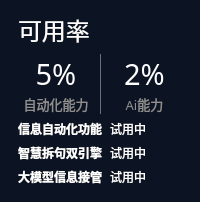
                      <widget class="QFrame" name="instrument_frame">
                       <property name="minimumSize">
                        <size>
                         <width>0</width>
                         <height>0</height>
                        </size>
                       </property>
                       <property name="styleSheet">
                        <string notr="true">QFrame{
	background-color: rgb(12, 20, 36);
border:0px solid red;
	color: rgb(255, 254, 255);
border-radius:14px
}</string>
                       </property>
                       <property name="frameShape">
                        <enum>QFrame::StyledPanel</enum>
                       </property>
                       <property name="frameShadow">
                        <enum>QFrame::Raised</enum>
                       </property>
                       <layout class="QVBoxLayout" name="verticalLayout_33">
                        <property name="spacing">
                         <number>6</number>
                        </property>
                        <property name="leftMargin">
                         <number>18</number>
                        </property>
                        <property name="topMargin">
                         <number>12</number>
                        </property>
                        <property name="rightMargin">
                         <number>18</number>
                        </property>
                        <property name="bottomMargin">
                         <number>16</number>
                        </property>
                        <item>
                         <widget class="QLabel" name="label_63">
                          <property name="font">
                           <font>
                            <family>微软雅黑</family>
                            <pointsize>18</pointsize>
                            <weight>50</weight>
                            <bold>false</bold>
                           </font>
                          </property>
                          <property name="text">
                           <string>可用率</string>
                          </property>
                         </widget>
                        </item>
                        <item>
                         <layout class="QHBoxLayout" name="horizontalLayout_44">
                          <property name="spacing">
                           <number>6</number>
                          </property>
                          <item>
                           <layout class="QVBoxLayout" name="verticalLayout_34">
                            <property name="spacing">
                             <number>0</number>
                            </property>
                            <item>
                             <widget class="QLabel" name="label_64">
                              <property name="font">
                               <font>
                                <family>微软雅黑</family>
                                <pointsize>22</pointsize>
                                <weight>50</weight>
                                <bold>false</bold>
                               </font>
                              </property>
                              <property name="text">
                               <string>5%</string>
                              </property>
                              <property name="alignment">
                               <set>Qt::AlignCenter</set>
                              </property>
                             </widget>
                            </item>
                            <item>
                             <widget class="QLabel" name="label_65">
                              <property name="font">
                               <font>
                                <family>黑体</family>
                                <pointsize>10</pointsize>
                                <weight>50</weight>
                                <bold>false</bold>
                               </font>
                              </property>
                              <property name="styleSheet">
                               <string notr="true">color: rgb(143, 143, 143);</string>
                              </property>
                              <property name="text">
                               <string>自动化能力</string>
                              </property>
                              <property name="alignment">
                               <set>Qt::AlignCenter</set>
                              </property>
                             </widget>
                            </item>
                           </layout>
                          </item>
                          <item>
                           <widget class="Line" name="line_5">
                            <property name="maximumSize">
                             <size>
                              <width>1</width>
                              <height>16777215</height>
                             </size>
                            </property>
                            <property name="styleSheet">
                             <string notr="true">background-color: rgba(255, 255, 255,100);</string>
                            </property>
                            <property name="orientation">
                             <enum>Qt::Vertical</enum>
                            </property>
                           </widget>
                          </item>
                          <item>
                           <layout class="QVBoxLayout" name="verticalLayout_35">
                            <property name="spacing">
                             <number>0</number>
                            </property>
                            <item>
                             <widget class="QLabel" name="label_66">
                              <property name="font">
                               <font>
                                <family>微软雅黑</family>
                                <pointsize>22</pointsize>
                                <weight>50</weight>
                                <bold>false</bold>
                               </font>
                              </property>
                              <property name="text">
                               <string>2%</string>
                              </property>
                              <property name="alignment">
                               <set>Qt::AlignCenter</set>
                              </property>
                             </widget>
                            </item>
                            <item>
                             <widget class="QLabel" name="label_67">
                              <property name="font">
                               <font>
                                <family>黑体</family>
                                <pointsize>10</pointsize>
                                <weight>50</weight>
                                <bold>false</bold>
                               </font>
                              </property>
                              <property name="styleSheet">
                               <string notr="true">color: rgb(143, 143, 143);</string>
                              </property>
                              <property name="text">
                               <string>Ai能力</string>
                              </property>
                              <property name="alignment">
                               <set>Qt::AlignCenter</set>
                              </property>
                             </widget>
                            </item>
                           </layout>
                          </item>
                         </layout>
                        </item>
                        <item>
                         <layout class="QHBoxLayout" name="horizontalLayout_45">
                          <property name="spacing">
                           <number>8</number>
                          </property>
                          <item>
                           <widget class="QPushButton" name="pushButton_28">
                            <property name="font">
                             <font>
                              <family>微软雅黑</family>
                              <weight>75</weight>
                              <bold>true</bold>
                             </font>
                            </property>
                            <property name="styleSheet">
                             <string notr="true">border:none;
color: rgb(255, 255, 255);</string>
                            </property>
                            <property name="text">
                             <string>信息自动化功能</string>
                            </property>
                            <property name="icon">
                             <iconset>
                              <normaloff>resources/img/page0/page0_允许白钩.svg</normaloff>resources/img/page0/page0_允许白钩.svg</iconset>
                            </property>
                            <property name="iconSize">
                             <size>
                              <width>24</width>
                              <height>24</height>
                             </size>
                            </property>
                           </widget>
                          </item>
                          <item>
                           <widget class="QLabel" name="label_68">
                            <property name="maximumSize">
                             <size>
                              <width>16777215</width>
                              <height>32</height>
                             </size>
                            </property>
                            <property name="font">
                             <font>
                              <family>微软雅黑</family>
                             </font>
                            </property>
                            <property name="text">
                             <string>试用中</string>
                            </property>
                           </widget>
                          </item>
                         </layout>
                        </item>
                        <item>
                         <layout class="QHBoxLayout" name="horizontalLayout_46">
                          <property name="spacing">
                           <number>8</number>
                          </property>
                          <item>
                           <widget class="QPushButton" name="pushButton_29">
                            <property name="font">
                             <font>
                              <family>微软雅黑</family>
                              <weight>75</weight>
                              <bold>true</bold>
                             </font>
                            </property>
                            <property name="styleSheet">
                             <string notr="true">border:none;
color: rgb(255, 255, 255);</string>
                            </property>
                            <property name="text">
                             <string>智慧拆句双引擎</string>
                            </property>
                            <property name="icon">
                             <iconset>
                              <normaloff>resources/img/page0/page0_允许白钩.svg</normaloff>resources/img/page0/page0_允许白钩.svg</iconset>
                            </property>
                            <property name="iconSize">
                             <size>
                              <width>24</width>
                              <height>24</height>
                             </size>
                            </property>
                           </widget>
                          </item>
                          <item>
                           <widget class="QLabel" name="label_69">
                            <property name="maximumSize">
                             <size>
                              <width>16777215</width>
                              <height>32</height>
                             </size>
                            </property>
                            <property name="font">
                             <font>
                              <family>微软雅黑</family>
                             </font>
                            </property>
                            <property name="text">
                             <string>试用中</string>
                            </property>
                           </widget>
                          </item>
                         </layout>
                        </item>
                        <item>
                         <layout class="QHBoxLayout" name="horizontalLayout_47">
                          <property name="spacing">
                           <number>8</number>
                          </property>
                          <item>
                           <widget class="QPushButton" name="pushButton_30">
                            <property name="font">
                             <font>
                              <family>微软雅黑</family>
                              <weight>75</weight>
                              <bold>true</bold>
                             </font>
                            </property>
                            <property name="styleSheet">
                             <string notr="true">border:none;
color: rgb(255, 255, 255);</string>
                            </property>
                            <property name="text">
                             <string>大模型信息接管</string>
                            </property>
                            <property name="icon">
                             <iconset>
                              <normaloff>resources/img/page0/page0_禁止白叉.svg</normaloff>resources/img/page0/page0_禁止白叉.svg</iconset>
                            </property>
                            <property name="iconSize">
                             <size>
                              <width>24</width>
                              <height>24</height>
                             </size>
                            </property>
                           </widget>
                          </item>
                          <item>
                           <widget class="QLabel" name="label_70">
                            <property name="maximumSize">
                             <size>
                              <width>16777215</width>
                              <height>32</height>
                             </size>
                            </property>
                            <property name="font">
                             <font>
                              <family>微软雅黑</family>
                             </font>
                            </property>
                            <property name="text">
                             <string>试用中</string>
                            </property>
                           </widget>
                          </item>
                         </layout>
                        </item>
                       </layout>
                      </widget>
